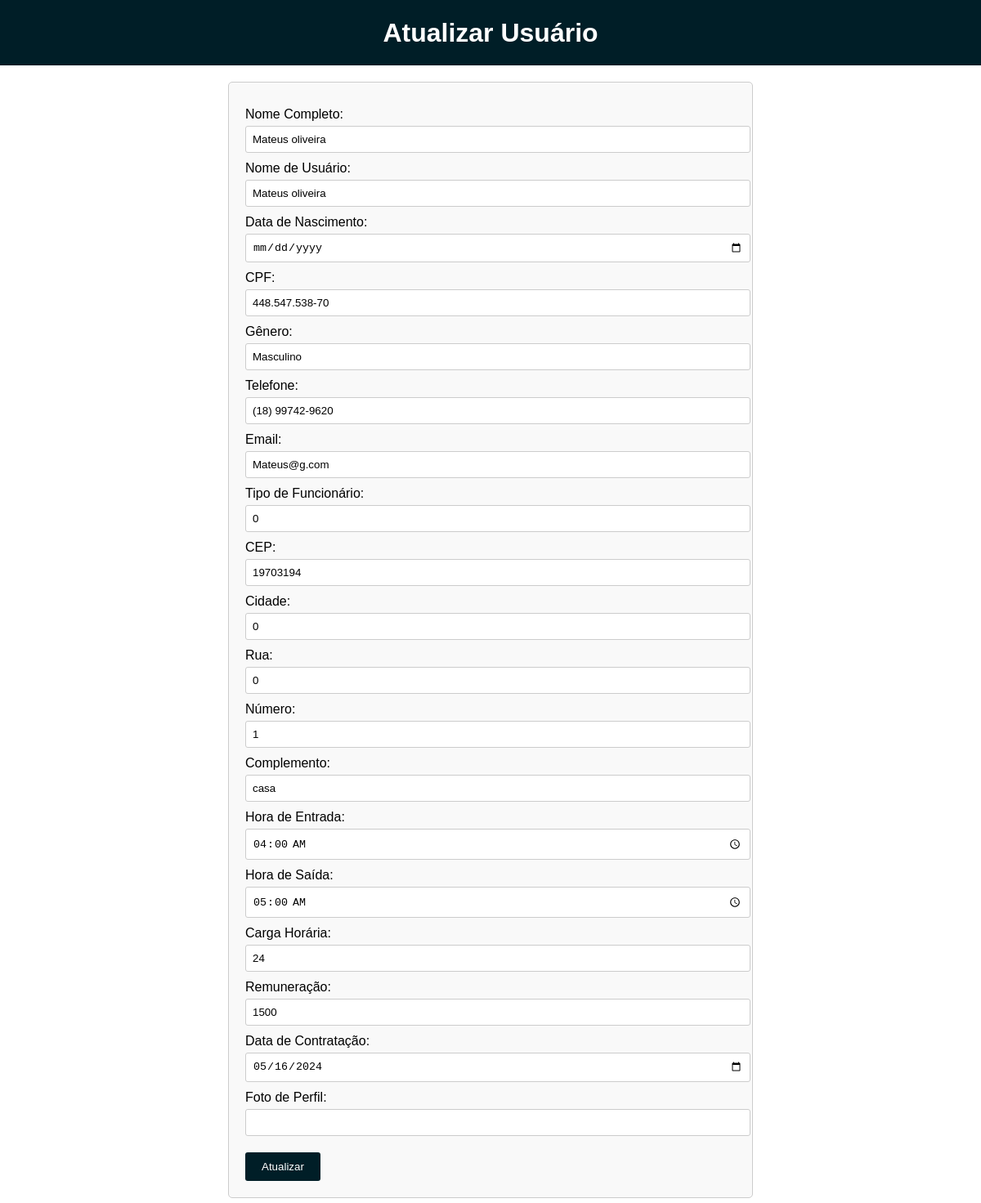
Before: /php/atualizar_usuario.php?id=8 with the older database file.
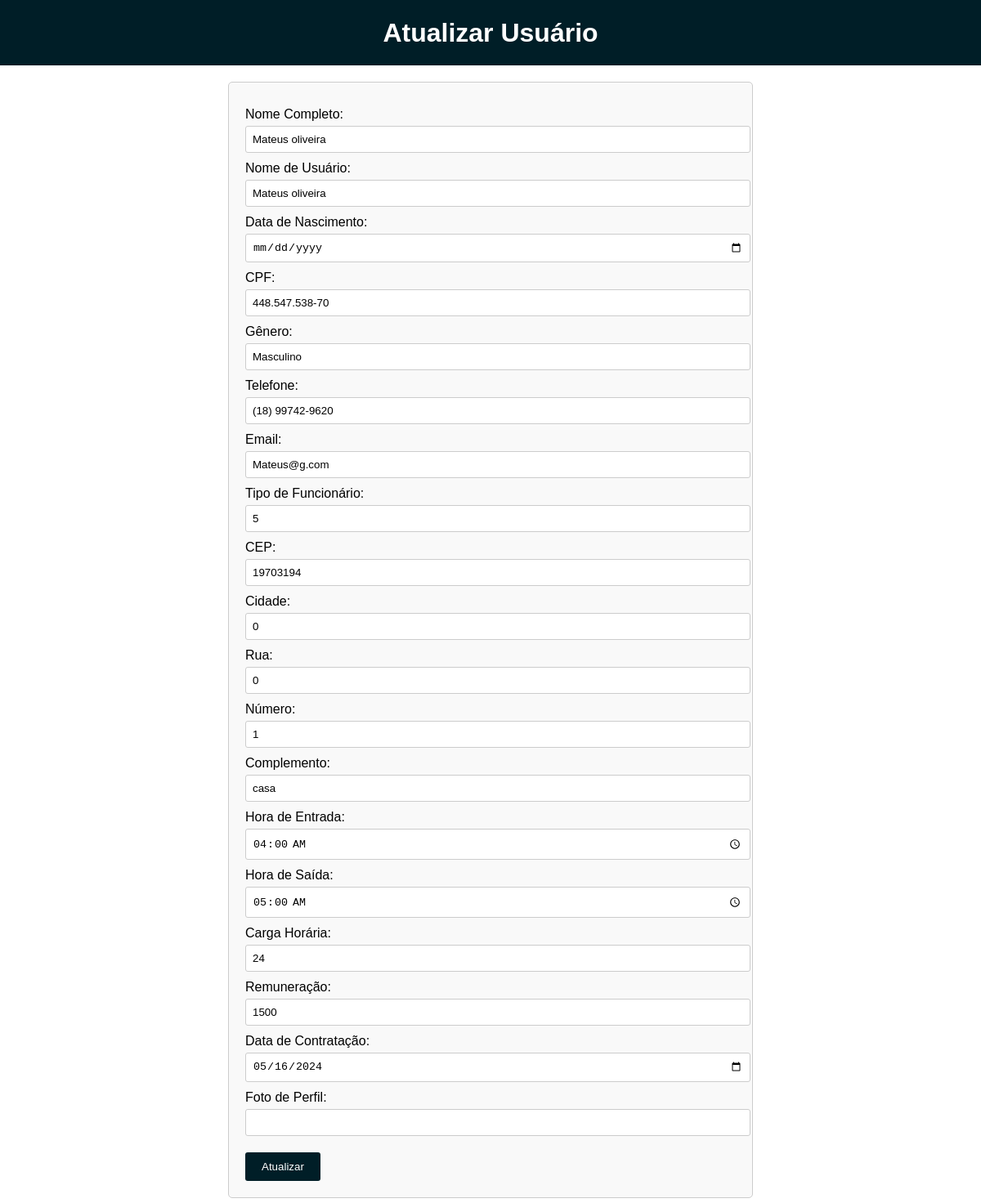
After: the same page with the newer database file.
### tables this page shows
CREATE TABLE `usuarios` (
  `id_user` int(11) NOT NULL,
  `nome_completo` varchar(255) NOT NULL,
  `nome_usuario` varchar(255) NOT NULL,
  `datadenascimento` date DEFAULT NULL,
  `cpf` varchar(255) NOT NULL,
  `genero` varchar(255) NOT NULL,
  `phone` varchar(255) NOT NULL,
  `email` varchar(255) NOT NULL,
  `senha` varchar(255) NOT NULL,
  `tipo_funcionario` varchar(255) NOT NULL,
  `cep` varchar(255) DEFAULT NULL,
  `cidade` varchar(255) DEFAULT NULL,
  `rua` varchar(255) DEFAULT NULL,
  `numero` varchar(255) DEFAULT NULL,
  `complemento` varchar(255) DEFAULT NULL,
  `hora_entrada` time DEFAULT NULL,
  `hora_saida` time DEFAULT NULL,
  `carga_horaria` int(11) DEFAULT NULL,
  `remuneracao` varchar(255) DEFAULT NULL,
  `data_contratacao` date DEFAULT NULL,
  `foto_perfil` varchar(255) DEFAULT NULL
);

### php/atualizar_usuario.php (the view, shortened to what this page needs)
<?php
include_once('../config/config.php');
if(isset($_GET['id'])) {
    $id_usuario = $_GET['id'];
    $sql_code = $pdo->prepare("SELECT * FROM usuarios WHERE id_user = ?");
    $sql_code->execute(array($id_usuario));
    $usuario = $sql_code->fetch(PDO::FETCH_ASSOC);
}
?>
<!DOCTYPE html>
<html lang="en">
<head>
    <link rel="stylesheet" href="../../GB/Css/atualizar_usuario.css">
</head>
<body>
    <header>
        <h1>Atualizar Usuário</h1>
    </header>
    <main>
        <form method="post" action="">
            <label for="nome_completo">Nome Completo:</label>
            <input type="text" name="nome_completo" value="<?php echo $usuario['nome_completo']; ?>"><br>
            <label for="nome_usuario">Nome de Usuário:</label>
            <input type="text" name="nome_usuario" value="<?php echo $usuario['nome_usuario']; ?>"><br>
            <label for="datadenascimento">Data de Nascimento:</label>
            <input type="date" name="datadenascimento" value="<?php echo $usuario['datadenascimento']; ?>"><br>
            <label for="cpf">CPF:</label>
            <input type="text" name="cpf" value="<?php echo $usuario['cpf']; ?>"><br>
            <label for="genero">Gênero:</label>
            <input type="text" name="genero" value="<?php echo $usuario['genero']; ?>"><br>
            <label for="phone">Telefone:</label>
            <input type="text" name="phone" value="<?php echo $usuario['phone']; ?>"><br>
            <label for="email">Email:</label>
            <input type="email" name="email" value="<?php echo $usuario['email']; ?>"><br>
            <label for="tipo_funcionario">Tipo de Funcionário:</label>
            <input type="text" name="tipo_funcionario" value="<?php echo $usuario['tipo_funcionario']; ?>"><br>
            <label for="cep">CEP:</label>
            <input type="text" name="cep" value="<?php echo $usuario['cep']; ?>"><br>
            <label for="cidade">Cidade:</label>
            <input type="text" name="cidade" value="<?php echo $usuario['cidade']; ?>"><br>
            <label for="rua">Rua:</label>
            <input type="text" name="rua" value="<?php echo $usuario['rua']; ?>"><br>
            <label for="numero">Número:</label>
            <input type="text" name="numero" value="<?php echo $usuario['numero']; ?>"><br>
            <label for="complemento">Complemento:</label>
            <input type="text" name="complemento" value="<?php echo $usuario['complemento']; ?>"><br>
            <label for="hora_entrada">Hora de Entrada:</label>
            <input type="time" name="hora_entrada" value="<?php echo $usuario['hora_entrada']; ?>"><br>
            <label for="hora_saida">Hora de Saída:</label>
            <input type="time" name="hora_saida" value="<?php echo $usuario['hora_saida']; ?>"><br>
            <label for="carga_horaria">Carga Horária:</label>
            <input type="text" name="carga_horaria" value="<?php echo $usuario['carga_horaria']; ?>"><br>
            <label for="remuneracao">Remuneração:</label>
            <input type="text" name="remuneracao" value="<?php echo $usuario['remuneracao']; ?>"><br>
            <label for="data_contratacao">Data de Contratação:</label>
            <input type="date" name="data_contratacao" value="<?php echo $usuario['data_contratacao']; ?>"><br>
            <label for="foto_perfil">Foto de Perfil:</label>
            <input type="text" name="foto_perfil" value="<?php echo $usuario['foto_perfil']; ?>"><br>
            <input type="submit" value="Atualizar">
        </form>
    </main>
</body>
</html>

Changed rows visible on the page:
changed usuarios "Mateus oliveira": tipo_funcionario "0" → "5"
